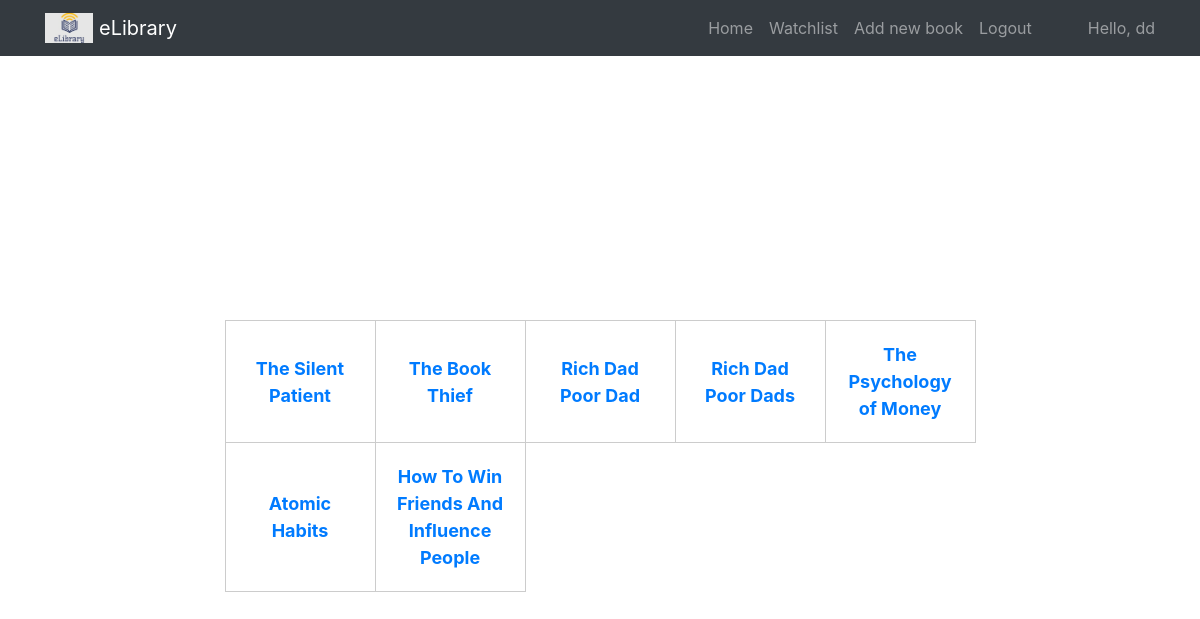
Page /eLibrary/home/ (signed in) on the committed database.
### eLibrary/models.py (models this page shows, shortened)
class Book(models.Model):
    title = models.CharField(max_length=100, unique=True)
    author = models.CharField(max_length=100, default="Unknown")
    isbn = models.CharField(max_length=20, default="N/A", unique=True)
    genre = models.CharField(max_length=50, default="Unknown")
    description = models.TextField(blank=True, null=True)
    publish_date = models.DateField()

### eLibrary/views.py (the view)
# urls.py: path('home/', views.home, name='home'),     # the list of books
@login_required
@user_passes_test(lambda u: u.is_authenticated, login_url='eLibrary:login') # if user directly puts the home link without loggin in, he is directly directed to login
def home(request):
    books = Book.objects.all()
    return render(request, 'eLibrary/home.html', {
        'books': books,
    })

### eLibrary/templates/eLibrary/home.html
{% extends 'eLibrary/layout.html' %}
{% block body %}
{% load static %}
<div class="table-container">
    <table class="item-table">
        <tbody>
            {% for book in books %}
                {% if forloop.counter0|divisibleby:5 %}
                    <tr>
                {% endif %}
                <td style="font-size: large; width: 150px; word-wrap: break-word;" title="{{ book.description }}&#10;Author: {{ book.author }}"><a href="{% url 'eLibrary:book_view' book.title %}">
                    {{ book.title }}
                </a></td>
                {% if forloop.counter|divisibleby:5 or forloop.last %}
                    </tr>
                {% endif %}
            {% endfor %}
        </tbody>
    </table>
</div>
{% endblock %}

### eLibrary/templates/eLibrary/layout.html (shortened to what this page needs)
<!DOCTYPE html>
<html>
<head>
    {% load static %}
    <link rel="stylesheet" href="{% static 'eLibrary/style.css' %}">
    <link rel="stylesheet" href="https://maxcdn.bootstrapcdn.com/bootstrap/4.5.2/css/bootstrap.min.css">
</head>
<body>
<nav class="navbar navbar-expand-lg navbar-dark bg-dark">
    <div class="container">
        <a class="navbar-brand" href="{% url 'eLibrary:home' %}">
            <img src="{% static 'eLibrary/eLibrary.jpg' %}" alt="Library App Logo" height="30" class="d-inline-block align-top">
            eLibrary
        </a>
        <ul class="navbar-nav">
            <li class="nav-item">
                <a class="nav-link" href="{% url 'eLibrary:home' %}">Home</a>
            </li>
            <li class="nav-item">
                <a class="nav-link" href="{% url 'eLibrary:watchlist' %}">Watchlist</a>
            </li>
            <li class="nav-item">
                <a class="nav-link" href="{% url 'eLibrary:add_book' %}">Add new book</a>
            </li>
            <li class="nav-item">
                <a class="nav-link" href="{% url 'eLibrary:logout' %}">Logout</a>
            </li>
            <li class="nav-item ml-5">
                <span class="navbar-text">Hello, {{ user.username }}</span>
            </li>
        </ul>
    </div>
</nav>
{% block body %}
{% endblock %}
</body>
</html>

### eLibrary/static/eLibrary/style.css (style rules this page uses)
.table-container { display: flex; justify-content: center; align-items: center; height: 100vh; }
.item-table { border-collapse: collapse; margin: 0 auto; }
.item-table td { width: 50px; word-wrap: break-word; font-weight: bold; font-size: 40px; padding: 20px; border: 1px solid #ccc; text-align: center; white-space: normal; }

### rows in the picture
Book: title "The Silent Patient"
Book: title "The Book Thief"
Book: title "Rich Dad Poor Dad"
Book: title "Rich Dad Poor Dads"
Book: title "The Psychology of Money"
Book: title "Atomic Habits"
Book: title "How To Win Friends And Influence People"

### other values in the picture
{{ user.username }} "dd"
